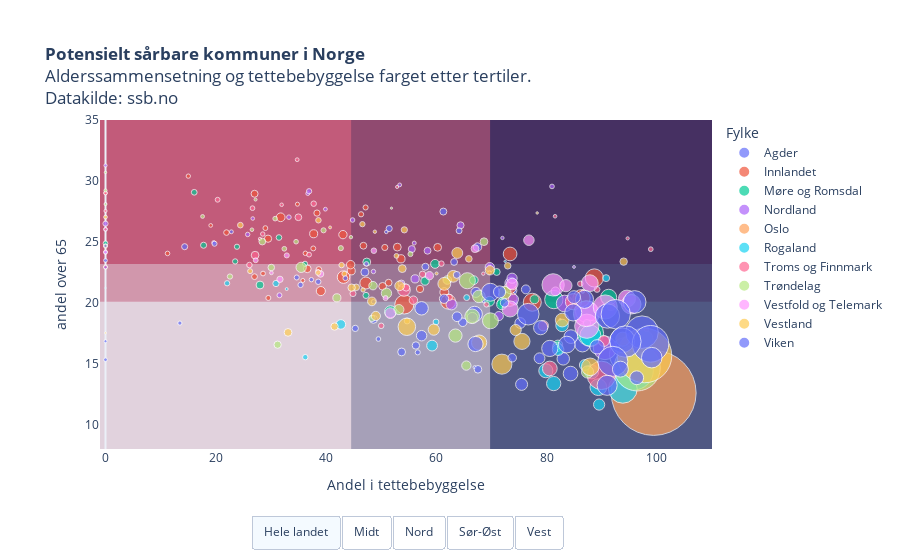

Notebook code cell kept with this figure:
### Code cell
legend = [i for i in data["Fylke"].dropna().unique()]
legend.sort()

grey = "rgba(192,192,192,1)"
b = "rgb(9,28,87)"
maroon = "rgb(200,33,72)"

fig = px.scatter(data, 
                 x="Andel i tettebebyggelse", 
                 y="andel over 65", 
                 category_orders={"Fylke": legend},
                 color="Fylke",
                 hover_name="Kommune_x",
                 size="Befolkning",
                 size_max=60,
                 #marginal_x="histogram", marginal_y="histogram",
                 template = "plotly_white",
                 range_x=[-1,110], range_y=[8,35],
                 title = "<b>Potensielt sårbare kommuner i Norge</b><br>Alderssammensetning og tettebebyggelse farget etter tertiler.<br>Datakilde: ssb.no",
                 labels = {"level_1": "Dager siden antall smittede passerte 5", "variable": "Dato", "value": "Totalt registrerte smittede"}    
                )

fig.add_shape(type="rect",
            x0=-1, y0=8,
            x1=110, y1=20.087025,
            line_width=0,layer="below",
            fillcolor=maroon, opacity=0.1,)

fig.add_shape(type="rect",
            x0=-1, y0=20.087025,
            x1=110, y1=23.191483,
            line_width=0,layer="below",
            fillcolor=maroon, opacity=0.4)

fig.add_shape(type="rect",
            x0=-1, y0=23.191483,
            x1=110, y1=35,
            line_width=0,layer="below",
            fillcolor=maroon, opacity=0.7)

#vertical areas:
fig.add_shape(type="rect",
            x0=-1, y0=8,
            x1=44.550362, y1=35,
            line_width=0,layer="below",
            fillcolor=b, opacity=0.1,)

fig.add_shape(type="rect",
            x0=44.550362, y0=8,
            x1=69.745587, y1=35,
            line_width=0,layer="below",
            fillcolor=b, opacity=0.35)

fig.add_shape(type="rect",
            x0=69.745587, y0=8,
            x1=110, y1=35,
            line_width=0,layer="below",
            fillcolor=b, opacity=0.7)

fig.update_layout(
    updatemenus = list([
    dict(type="buttons", 
         direction="left", 
         active=0,
         buttons=list([
                        dict(label='Hele landet',
                 method='update',
                 args=[{'visible': [True, True, True, True, True, True, True, True, True, True, True]}]), 
            dict(label='Midt',
                 method='update',
                 args=[{'visible': [False, False, True, False, False, False, False, True, False, False, False]}]),         
            dict(label='Nord',
                 method='update',
                 args=[{'visible': [False, False, False, True, False, False, True, False, False, False, False]}]),
            
            dict(label='Sør-Øst',
                 method='update',
                 args=[{'visible': [True, True, False, False, True, False, False, False, True, False, True]}]),  
                               
             dict(label='Vest',
                 method='update',
                 args=[{'visible': [False, False, False, False, False, True, False, False, False, True, False]},
                       ])  
             
            ]),
            showactive=True,
            x=0.5,
            xanchor="center",
            y=-0.2,
            yanchor="top"
        )
    ]))

fig.update_layout(autosize=True,
    margin=dict(l=100, r=100, t=120, b=100),
    paper_bgcolor='rgba(0, 0, 0, 0)',
    xaxis=dict(showgrid=False),
    yaxis=dict(showgrid=False),
    #plot_bgcolor='rgb(248, 248, 255),'
                 )

#py.plot(fig, filename='sarbare_kommuner.html', auto_open=False)
fig.show()

### Figure 1 — Plotly figure (JSON) as saved in the notebook; plotly's stock layout.template omitted (floating-point values rounded to 4 significant figures)
{"data": [{"hoverlabel": {"namelength": 0}, "hovertemplate": "<b>%{hovertext}</b><br><br>Fylke=Agder<br>Andel i tettebebyggelse=%{x}<br>andel over 65=%{y}<br>Befolkning=%{marker.size}", "hovertext": ["Risør", "Grimstad", "Arendal", "Kristiansand", "Lindesnes", "Farsund", "Flekkefjord", "Gjerstad", "Vegårshei", "Tvedestrand", "Froland", "Lillesand", "Birkenes", "Åmli", "Iveland", "Evje og Hornnes", "Bygland", "Valle", "Bykle", "Vennesla", "Åseral", "Lyngdal", "Hægebostad", "Kvinesdal", "Sirdal"], "legendgroup": "Agder", "marker": {"color": "#636efa", "size": [6848, 23246, 44785, 110391, 22909, 9695, 9066, 2454, 2093, 6069, 5845, 10990, 5212, 1848, 1326, 3638, 1192, 1156, 953, 14630, 939, 10389, 1683, 6048, 1839], "sizemode": "area", "sizeref": 189.2, "symbol": "circle"}, "mode": "markers", "name": "Agder", "showlegend": true, "type": "scatter", "x": [67.46, 86.51, 87.2, 94.51, 66.94, 67.19, 73.73, 34.68, 49.5, 47.04, 53.7, 75.22, 56.29, 37.34, 0, 68.75, 50.92, 0, 66.95, 83.02, 0, 57.33, 13.49, 48.61, 48.61], "xaxis": "x", "y": [24.57, 16.61, 19.29, 15.75, 19.07, 20.85, 21.01, 22.08, 17.02, 22.52, 15.96, 18.34, 16.49, 21.9, 15.33, 20.23, 25.82, 24.14, 14.72, 15.4, 16.85, 17.3, 18.33, 18.64, 20.09], "yaxis": "y"}, {"hoverlabel": {"namelength": 0}, "hovertemplate": "<b>%{hovertext}</b><br><br>Fylke=Innlandet<br>Andel i tettebebyggelse=%{x}<br>andel over 65=%{y}<br>Befolkning=%{marker.size}", "hovertext": ["Kongsvinger", "Hamar", "Lillehammer", "Gjøvik", "Ringsaker", "Løten", "Stange", "Nord-Odal", "Sør-Odal", "Eidskog", "Grue", "Åsnes", "Våler (Innlandet)", "Elverum", "Trysil", "Åmot", "Stor-Elvdal", "Rendalen", "Engerdal", "Tolga", "Tynset", "Alvdal", "Folldal", "Os", "Dovre", "Lesja", "Skjåk", "Lom", "Vågå", "Nord-Fron", "Sel", "Sør-Fron", "Ringebu", "Øyer", "Gausdal", "Østre Toten", "Vestre Toten", "Gran", "Søndre Land", "Nordre Land", "Sør-Aurdal", "Etnedal", "Nord-Aurdal", "Vestre Slidre", "Øystre Slidre", "Vang"], "legendgroup": "Innlandet", "marker": {"color": "#EF553B", "size": [17823, 31144, 28023, 30676, 34488, 7663, 20916, 5024, 7879, 6114, 4646, 7214, 3705, 21191, 6607, 4407, 2459, 1791, 1286, 1551, 5591, 2418, 1577, 1912, 2615, 2009, 2204, 2293, 3589, 5742, 5789, 3127, 4425, 5119, 6112, 14948, 13384, 13642, 5623, 6671, 2981, 1305, 6418, 2135, 3208, 1610], "sizemode": "area", "sizeref": 189.2, "symbol": "circle"}, "mode": "markers", "name": "Innlandet", "showlegend": true, "type": "scatter", "x": [73.38, 88.66, 86.34, 77.41, 54.2, 61.45, 62.14, 29.48, 39.05, 37.75, 27.03, 31.77, 38.35, 73.3, 43.06, 51.35, 47.17, 15.02, 0, 35.78, 50.26, 29.53, 34.81, 36.24, 46.35, 11.25, 28.99, 37.68, 50.65, 60.24, 52.93, 38.7, 46.78, 57.04, 44.57, 43.17, 73.42, 47.21, 36.6, 44.46, 21.94, 19.08, 53.58, 28.57, 27.03, 0], "xaxis": "x", "y": [24.01, 22.04, 20.38, 20.04, 19.86, 20.86, 20.09, 25.26, 20.96, 25.66, 28.95, 27.02, 27.36, 20.32, 25.59, 21.65, 27.82, 30.39, 29.02, 21.83, 21.35, 20.39, 28.09, 24.06, 27.26, 24.05, 26.13, 24.46, 24.54, 24.55, 24.57, 22.73, 24.68, 21.14, 22.62, 22.11, 21.24, 21.62, 22.79, 23.13, 25.76, 26.35, 23.61, 22.4, 22.14, 22.94], "yaxis": "y"}, {"hoverlabel": {"namelength": 0}, "hovertemplate": "<b>%{hovertext}</b><br><br>Fylke=Møre og Romsdal<br>Andel i tettebebyggelse=%{x}<br>andel over 65=%{y}<br>Befolkning=%{marker.size}", "hovertext": ["Kristiansund", "Molde", "Ålesund", "Vanylven", "Sande (Møre og Romsdal)", "Herøy (Møre og Romsdal)", "Ulstein", "Hareid", "Ørsta", "Stranda", "Sykkylven", "Sula", "Giske", "Vestnes", "Rauma", "Aukra", "Averøy", "Gjemnes", "Tingvoll", "Sunndal", "Surnadal", "Smøla", "Aure", "Volda", "Fjord", "Hustadvika"], "legendgroup": "Møre og Romsdal", "marker": {"color": "#00cc96", "size": [24274, 31976, 65633, 3163, 2493, 8927, 8609, 5155, 10857, 4565, 7657, 9271, 8398, 6536, 7487, 3539, 5849, 2641, 3045, 7106, 5928, 2134, 3553, 10349, 2592, 13233], "sizemode": "area", "sizeref": 189.2, "symbol": "circle"}, "mode": "markers", "name": "Møre og Romsdal", "showlegend": true, "type": "scatter", "x": [91.26, 81.32, 87.96, 16.09, 36.18, 69.67, 82.05, 87.33, 72.01, 70.95, 77.81, 94.01, 81.94, 57.96, 59.77, 47.24, 28.02, 23.51, 31.46, 66.8, 47.39, 0, 17.79, 71.88, 23.84, 51.69], "xaxis": "x", "y": [20.45, 20.26, 17.49, 29.07, 23.2, 20.12, 16.54, 18.34, 20.01, 22.53, 20.29, 16.27, 16.38, 21.79, 23.19, 20.6, 21.46, 23.39, 25.36, 21.86, 23.34, 24.88, 24.72, 19.86, 24.6, 19.27], "yaxis": "y"}, {"hoverlabel": {"namelength": 0}, "hovertemplate": "<b>%{hovertext}</b><br><br>Fylke=Nordland<br>Andel i tettebebyggelse=%{x}<br>andel over 65=%{y}<br>Befolkning=%{marker.size}", "hovertext": ["Bodø", "Narvik", "Bindal", "Sømna", "Brønnøy", "Vega", "Vevelstad", "Herøy (Nordland)", "Alstahaug", "Leirfjord", "Vefsn", "Grane", "Hattfjelldal", "Dønna", "Nesna", "Hemnes", "Rana", "Lurøy", "Træna", "Rødøy", "Meløy", "Gildeskål", "Beiarn", "Saltdal", "Fauske - Fuossko", "Sørfold", "Steigen", "Lødingen", "Evenes", "Røst", "Værøy", "Flakstad", "Vestvågøy", "Vågan", "Hadsel", "Bø (Nordland)", "Øksnes", "Sortland - Suortá", "Andøy", "Moskenes", "Hamarøy"], "legendgroup": "Nordland", "marker": {"color": "#ab63fa", "size": [52024, 0, 1450, 2014, 7916, 1232, 497, 1780, 7415, 2320, 13403, 1493, 1359, 1391, 1792, 4501, 26315, 1904, 456, 1238, 6331, 1978, 1022, 4657, 9760, 1975, 2576, 2077, 1387, 508, 732, 1292, 11480, 9595, 8091, 2616, 4449, 10518, 4771, 1039, 0], "sizemode": "area", "sizeref": 189.2, "symbol": "circle"}, "mode": "markers", "name": "Nordland", "showlegend": true, "type": "scatter", "x": [90.59, null, 36.69, 47.32, 71.34, 26.7, 0, 48.6, 81.62, 31.55, 73.52, 55.99, 39.88, 19.63, 74.33, 58.41, 83.27, 25.79, 82.46, 0, 56.15, 33.27, 0, 55.55, 73.74, 44.81, 0, 80.98, 53.35, 69.69, 84.97, 0, 62.76, 74.0, 69.69, 36.93, 53.65, 66.53, 64.39, 71.99, null], "xaxis": "x", "y": [16.29, 21.39, 28.96, 23.19, 18.91, 26.92, 28.14, 22.57, 20.93, 20.62, 21.61, 24.9, 27.68, 24.95, 19.99, 24.27, 19.94, 25.61, 18.62, 22.92, 21.96, 27.03, 31.27, 24.41, 22.01, 26.79, 26.5, 29.55, 29.67, 23.09, 22.94, 26.02, 19.86, 20.3, 22.93, 29.16, 21.59, 18.78, 26.36, 25.32, 26.36], "yaxis": "y"}, {"hoverlabel": {"namelength": 0}, "hovertemplate": "<b>%{hovertext}</b><br><br>Fylke=Oslo<br>Andel i tettebebyggelse=%{x}<br>andel over 65=%{y}<br>Befolkning=%{marker.size}", "hovertext": ["Oslo kommune"], "legendgroup": "Oslo", "marker": {"color": "#FFA15A", "size": [681071], "sizemode": "area", "sizeref": 189.2, "symbol": "circle"}, "mode": "markers", "name": "Oslo", "showlegend": true, "type": "scatter", "x": [99.42], "xaxis": "x", "y": [12.6], "yaxis": "y"}, {"hoverlabel": {"namelength": 0}, "hovertemplate": "<b>%{hovertext}</b><br><br>Fylke=Rogaland<br>Andel i tettebebyggelse=%{x}<br>andel over 65=%{y}<br>Befolkning=%{marker.size}", "hovertext": ["Eigersund", "Stavanger", "Haugesund", "Sandnes", "Sokndal", "Lund", "Bjerkreim", "Hå", "Klepp", "Time", "Gjesdal", "Sola", "Randaberg", "Strand", "Hjelmeland", "Suldal", "Sauda", "Kvitsøy", "Bokn", "Tysvær", "Karmøy", "Utsira", "Vindafjord"], "legendgroup": "Rogaland", "marker": {"color": "#19d3f3", "size": [14830, 142034, 37250, 78439, 3305, 3213, 2807, 18814, 19354, 18795, 11899, 26582, 11053, 12720, 2684, 3794, 4597, 516, 840, 11028, 42161, 196, 8743], "sizemode": "area", "sizeref": 189.2, "symbol": "circle"}, "mode": "markers", "name": "Rogaland", "showlegend": true, "type": "scatter", "x": [82.81, 95.85, 97.54, 93.83, 65.51, 59.94, 36.23, 79.86, 81.29, 88.18, 89.53, 89.39, 86.94, 82.09, 22.06, 30.92, 90.8, 72.48, 32.86, 59.23, 87.93, 0, 42.67], "xaxis": "x", "y": [18.14, 14.44, 16.98, 12.94, 20.43, 18.43, 15.54, 14.42, 13.37, 14.33, 11.65, 13.07, 14.89, 16.16, 21.6, 21.58, 22.02, 23.4, 21.13, 16.48, 17.3, 21.21, 18.22], "yaxis": "y"}, {"hoverlabel": {"namelength": 0}, "hovertemplate": "<b>%{hovertext}</b><br><br>Fylke=Troms og Finnmark <br>Andel i tettebebyggelse=%{x}<br>andel over 65=%{y}<br>Befolkning=%{marker.size}", "hovertext": ["Tromsø", "Harstad", "Alta", "Vardø", "Vadsø", "Hammerfest", "Kvæfjord", "Tjeldsund", "Ibestad", "Gratangen", "Loabák - Lavangen", "Bardu", "Salangen", "Målselv", "Sørreisa", "Dyrøy", "Senja", "Balsfjord", "Karlsøy", "Lyngen", "Storfjord - Omasvuotna - Omasvuono", "Gáivuotna - Kåfjord - Kaivuono", "Skjervøy", "Nordreisa", "Kvænangen", "Guovdageaidnu - Kautokeino", "Loppa", "Hasvik", "Måsøy", "Nordkapp", "Porsanger - Porsángu - Porsanki ", "Kárásjohka - Karasjok", "Lebesby", "Gamvik", "Berlevåg", "Deatnu-Tana", "Unjárga-Nesseby", "Båtsfjord", "Sør-Varanger"], "legendgroup": "Troms og Finnmark ", "marker": {"color": "#FF6692", "size": [76649, 24827, 20665, 2081, 5894, 11524, 2858, 4268, 1375, 1105, 1042, 4030, 2183, 6805, 3489, 1129, 15011, 5625, 2252, 2847, 1841, 2097, 2917, 4909, 1202, 2924, 917, 1045, 1235, 3218, 3944, 2673, 1328, 1169, 981, 2900, 941, 2270, 10156], "sizemode": "area", "sizeref": 189.2, "symbol": "circle"}, "mode": "markers", "name": "Troms og Finnmark ", "showlegend": true, "type": "scatter", "x": [89.95, 84.87, 80.58, 98.89, 91.69, 90.4, 60.92, 34.98, 34.76, 0, 28.02, 62.33, 36.92, 55.84, 44.88, 0, 54.13, 27.13, 20.34, 37.76, 28.52, 26.66, 86.12, 54.53, 31.95, 50, 52.89, 68.52, 81.54, 89.15, 57.51, 69.1, 69.65, 86.57, 94.7, 26.1, 0, 98.11, 79.4], "xaxis": "x", "y": [14.04, 20.09, 14.6, 24.4, 19.68, 16.87, 23.21, 27.02, 31.74, 26.03, 25.24, 20.45, 23.95, 20.21, 20.76, 28.99, 21.05, 23.91, 28.45, 28.13, 25.64, 27.76, 21.56, 21.25, 28.04, 18.11, 29.5, 22.39, 27.1, 21.09, 22.34, 19.86, 22.48, 20.94, 25.29, 23.1, 27.54, 17.83, 18.11], "yaxis": "y"}, {"hoverlabel": {"namelength": 0}, "hovertemplate": "<b>%{hovertext}</b><br><br>Fylke=Trøndelag <br>Andel i tettebebyggelse=%{x}<br>andel over 65=%{y}<br>Befolkning=%{marker.size}", "hovertext": ["Trondheim", "Steinkjer", "Namsos", "Frøya", "Osen", "Oppdal", "Rennebu", "Røros", "Holtålen", "Midtre Gauldal", "Melhus", "Skaun", "Malvik", "Selbu", "Tydal", "Meråker", "Stjørdal", "Frosta", "Levanger", "Verdal", "Snåase - Snåsa", "Lierne", "Raarvihke - Røyrvik", "Namsskogan", "Grong", "Høylandet", "Overhalla", "Flatanger", "Leka", "Inderøy", "Indre Fosen", "Heim", "Hitra", "Ørland", "Åfjord", "Orkland", "Nærøysund", "Rindal"], "legendgroup": "Trøndelag ", "marker": {"color": "#B6E880", "size": [202235, 24539, 15294, 5068, 947, 6975, 2501, 5610, 2025, 6246, 16562, 8231, 14040, 4088, 794, 2432, 24028, 2632, 20254, 14933, 2100, 1386, 482, 871, 2374, 1254, 3879, 1103, 567, 6804, 9988, 0, 0, 10238, 4297, 0, 9650, 2028], "sizemode": "area", "sizeref": 189.2, "symbol": "circle"}, "mode": "markers", "name": "Trøndelag ", "showlegend": true, "type": "scatter", "x": [96.42, 65.63, 72.41, 31.22, 0, 61.99, 39.54, 68.65, 30.77, 41.96, 63.47, 65.45, 87.43, 30.06, 0, 42.68, 69.81, 22.57, 66.5, 67.72, 32.43, 17.6, 51.87, 27.21, 55.31, 26.56, 48.34, 44.51, 0, 48.52, 35.48, null, null, 50.96, 28.44, null, 53.21, 34.57], "xaxis": "x", "y": [14.66, 21.81, 20.83, 16.56, 29.22, 21.87, 25.95, 25.01, 26.91, 20.41, 17.31, 14.85, 14.32, 22.9, 28.09, 24.48, 18.52, 22.15, 18.89, 20.52, 24.43, 27.08, 27.77, 28.47, 23.99, 26.0, 18.72, 25.39, 30.7, 21.41, 22.91, 24.1, 20.59, 20.78, 25.02, 21.27, 19.44, 25.01], "yaxis": "y"}, {"hoverlabel": {"namelength": 0}, "hovertemplate": "<b>%{hovertext}</b><br><br>Fylke=Vestfold og Telemark<br>Andel i tettebebyggelse=%{x}<br>andel over 65=%{y}<br>Befolkning=%{marker.size}", "hovertext": ["Horten", "Holmestrand", "Tønsberg", "Sandefjord", "Larvik", "Porsgrunn", "Skien", "Notodden", "Færder", "Siljan", "Bamble", "Kragerø", "Drangedal", "Nome", "Midt-Telemark", "Tinn", "Hjartdal", "Seljord", "Kviteseid", "Nissedal", "Fyresdal", "Tokke", "Vinje"], "legendgroup": "Vestfold og Telemark", "marker": {"color": "#FF97FF", "size": [27334, 24275, 55706, 63271, 47107, 36224, 54645, 12682, 26700, 2329, 14089, 10406, 4080, 6538, 10923, 5780, 1572, 2934, 2403, 1476, 1286, 2228, 3723], "sizemode": "area", "sizeref": 189.2, "symbol": "circle"}, "mode": "markers", "name": "Vestfold og Telemark", "showlegend": true, "type": "scatter", "x": [94.58, 73.38, 87.29, 87.21, 81.19, 95.35, 90.64, 73.76, 87.84, 50.79, 83.5, 76.79, 39.0, 58.75, 51.66, 67.02, 0, 48.67, 32.88, 38.48, 30.09, 27.24, 31.64], "xaxis": "x", "y": [20.34, 19.49, 18.08, 19.1, 21.47, 19.88, 19.66, 21.53, 21.61, 20.38, 21.41, 25.13, 22.36, 22.23, 19.15, 24.44, 24.16, 24.27, 23.89, 22.58, 22.46, 23.49, 21.93], "yaxis": "y"}, {"hoverlabel": {"namelength": 0}, "hovertemplate": "<b>%{hovertext}</b><br><br>Fylke=Vestland<br>Andel i tettebebyggelse=%{x}<br>andel over 65=%{y}<br>Befolkning=%{marker.size}", "hovertext": ["Bergen", "Kinn", "Etne", "Sveio", "Bømlo", "Stord", "Fitjar", "Tysnes", "Kvinnherad", "Ullensvang", "Eidfjord", "Ulvik", "Voss", "Kvam", "Samnanger", "Bjørnafjorden", "Austevoll", "Øygarden", "Askøy", "Vaksdal", "Modalen", "Osterøy", "Alver", "Austrheim", "Fedje", "Masfjorden", "Gulen", "Solund", "Hyllestad", "Høyanger", "Vik", "Sogndal", "Aurland", "Lærdal", "Årdal", "Luster", "Askvoll", "Fjaler", "Sunnfjord", "Bremanger", "Stad", "Gloppen", "Stryn"], "legendgroup": "Vestland", "marker": {"color": "#FECB52", "size": [281190, 17822, 4077, 5721, 11960, 18699, 3201, 2846, 13137, 11152, 906, 1093, 15543, 8441, 2465, 24665, 5212, 38117, 29275, 4045, 380, 8120, 29090, 2887, 562, 1711, 2322, 820, 1366, 4091, 2672, 11801, 1764, 2151, 5245, 5195, 3038, 2770, 21959, 3705, 8898, 5836, 7167], "sizemode": "area", "sizeref": 189.2, "symbol": "circle"}, "mode": "markers", "name": "Vestland", "showlegend": true, "type": "scatter", "x": [97.76, 82.83, 45.47, 33.11, 59.54, 93.83, 54.7, 38.62, 63.07, 63.8, 60.04, 48.86, 61.45, 69.72, 43.33, 75.53, 41.54, 71.89, 87.91, 72.95, 0, 49.03, 54.66, 38.59, 78.29, 0, 26.23, 40.73, 0, 65.9, 46.59, 74.39, 46.71, 52.77, 93.98, 44.64, 24.46, 42.82, 67.76, 54.2, 53.35, 53.82, 48.32], "xaxis": "x", "y": [15.67, 18.58, 21.27, 17.57, 17.8, 17.02, 18.5, 26.77, 22.17, 24.09, 22.41, 25.83, 21.56, 22.67, 22.37, 16.83, 18.05, 14.96, 14.74, 23.03, 17.53, 18.92, 18.03, 22.47, 27.37, 24.66, 22.59, 26.18, 27.03, 23.6, 26.45, 17.77, 21.06, 23.85, 23.38, 21.24, 26.37, 23.09, 16.73, 25.99, 21.39, 22.8, 20.11], "yaxis": "y"}, {"hoverlabel": {"namelength": 0}, "hovertemplate": "<b>%{hovertext}</b><br><br>Fylke=Viken<br>Andel i tettebebyggelse=%{x}<br>andel over 65=%{y}<br>Befolkning=%{marker.size}", "hovertext": ["Halden", "Moss", "Sarpsborg", "Fredrikstad", "Drammen", "Kongsberg", "Ringerike", "Hvaler", "Aremark", "Marker", "Indre Østfold", "Skiptvet", "Rakkestad", "Råde", "Våler (Viken)", "Vestby", "Nordre Follo", "Ås", "Frogn", "Nesodden", "Bærum", "Asker", "Aurskog-Høland", "Rælingen", "Enebakk", "Lørenskog", "Lillestrøm", "Nittedal", "Gjerdrum", "Ullensaker", "Nes", "Eidsvoll", "Nannestad", "Hurdal", "Hole", "Flå", "Nesbyen", "Gol", "Hemsedal", "Ål", "Hol", "Sigdal", "Krødsherad", "Modum", "Øvre Eiker", "Lier", "Flesberg", "Rollag", "Nore og Uvdal", "Jevnaker", "Lunner"], "legendgroup": "Viken", "marker": {"color": "#636efa", "size": [31177, 48871, 55997, 81772, 100581, 27481, 30442, 4599, 1357, 3592, 44320, 3797, 8230, 7542, 5593, 17824, 58237, 20335, 15761, 19488, 126841, 93679, 17173, 18161, 11026, 40106, 85757, 24089, 6823, 38234, 21885, 24919, 13682, 2864, 6845, 1052, 3315, 4576, 2481, 4671, 4473, 3490, 2239, 13980, 19117, 26373, 2694, 1419, 2448, 6846, 9051], "sizemode": "area", "sizeref": 189.2, "symbol": "circle"}, "mode": "markers", "name": "Viken", "showlegend": true, "type": "scatter", "x": [86.87, 95.97, 91.04, 92.54, 97.31, 84.83, 69.8, 61.27, 0, 51.45, 76.67, 45.3, 61.4, 76.24, 67.55, 84.4, 93.73, 84.35, 84.98, 89.15, 98.85, 94.29, 57.33, 96.34, 78.72, 99.07, 92.01, 93.39, 73.77, 90.98, 67.11, 80.59, 75.46, 38.58, 64.79, 0, 64.13, 63.7, 56.63, 58.02, 63.22, 14.36, 43.5, 71.47, 78.92, 83.67, 35.37, 22.83, 19.77, 72.36, 63.77], "xaxis": "x", "y": [20.28, 20.07, 18.91, 19.07, 17.59, 19.2, 20.86, 27.49, 23.47, 26.09, 19.06, 17.9, 20.33, 21.1, 14.54, 17.22, 16.92, 14.19, 20.46, 16.38, 16.63, 16.82, 19.55, 13.85, 15.45, 15.5, 15.19, 14.55, 15.49, 13.23, 16.62, 16.25, 13.3, 21.72, 18.4, 24.67, 25.91, 22.29, 15.93, 22.96, 23.35, 24.6, 22.02, 20.89, 17.96, 16.57, 21.47, 25.83, 24.85, 19.99, 18.85], "yaxis": "y"}], "layout": {"autosize": true, "legend": {"itemsizing": "constant", "title": {"text": "Fylke"}, "tracegroupgap": 0}, "margin": {"b": 100, "l": 100, "r": 100, "t": 120}, "paper_bgcolor": "rgba(0, 0, 0, 0)", "shapes": [{"fillcolor": "rgb(200,33,72)", "layer": "below", "line": {"width": 0}, "opacity": 0.1, "type": "rect", "x0": -1, "x1": 110, "y0": 8, "y1": 20.09}, {"fillcolor": "rgb(200,33,72)", "layer": "below", "line": {"width": 0}, "opacity": 0.4, "type": "rect", "x0": -1, "x1": 110, "y0": 20.09, "y1": 23.19}, {"fillcolor": "rgb(200,33,72)", "layer": "below", "line": {"width": 0}, "opacity": 0.7, "type": "rect", "x0": -1, "x1": 110, "y0": 23.19, "y1": 35}, {"fillcolor": "rgb(9,28,87)", "layer": "below", "line": {"width": 0}, "opacity": 0.1, "type": "rect", "x0": -1, "x1": 44.55, "y0": 8, "y1": 35}, {"fillcolor": "rgb(9,28,87)", "layer": "below", "line": {"width": 0}, "opacity": 0.35, "type": "rect", "x0": 44.55, "x1": 69.75, "y0": 8, "y1": 35}, {"fillcolor": "rgb(9,28,87)", "layer": "below", "line": {"width": 0}, "opacity": 0.7, "type": "rect", "x0": 69.75, "x1": 110, "y0": 8, "y1": 35}], "title": {"text": "<b>Potensielt sårbare kommuner i Norge</b><br>Alderssammensetning og tettebebyggelse farget etter tertiler.<br>Datakilde: ssb.no"}, "updatemenus": [{"active": 0, "buttons": [{"args": [{"visible": [true, true, true, true, true, true, true, true, true, true, true]}], "label": "Hele landet", "method": "update"}, {"args": [{"visible": [false, false, true, false, false, false, false, true, false, false, false]}], "label": "Midt", "method": "update"}, {"args": [{"visible": [false, false, false, true, false, false, true, false, false, false, false]}], "label": "Nord", "method": "update"}, {"args": [{"visible": [true, true, false, false, true, false, false, false, true, false, true]}], "label": "Sør-Øst", "method": "update"}, {"args": [{"visible": [false, false, false, false, false, true, false, false, false, true, false]}], "label": "Vest", "method": "update"}], "direction": "left", "showactive": true, "type": "buttons", "x": 0.5, "xanchor": "center", "y": -0.2, "yanchor": "top"}], "xaxis": {"anchor": "y", "domain": [0, 1], "range": [-1, 110], "showgrid": false, "title": {"text": "Andel i tettebebyggelse"}}, "yaxis": {"anchor": "x", "domain": [0, 1], "range": [8, 35], "showgrid": false, "title": {"text": "andel over 65"}}}}
